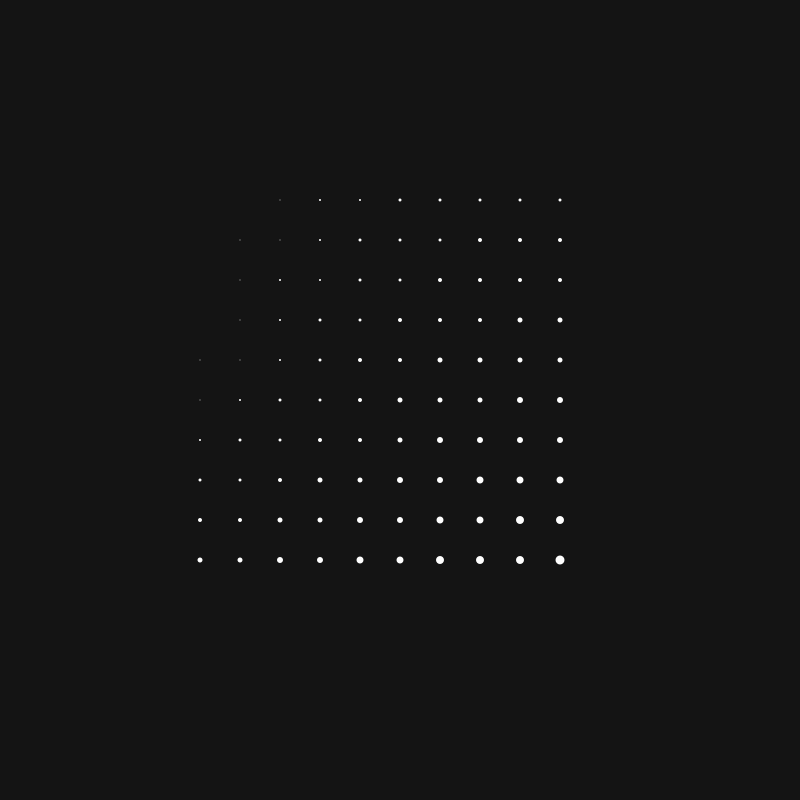
Frame 1 (no input)
Frame 60 (the mouse pressed at the canvas centre just before this capture): identical to frame 1, image omitted
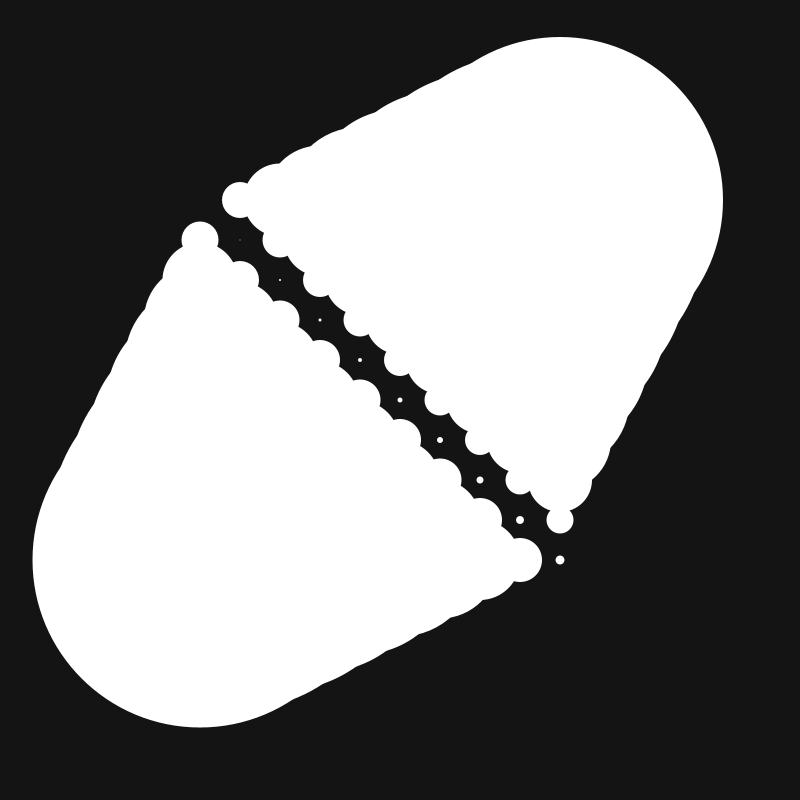
Frame 120 (the mouse held since frame 60 and released just before this capture)

The Processing sketch that drew these frames (run headless with seeded random() and noise(); from frame 60 on, the mouse is pressed at the canvas centre):

// Processing sketch: w06_04_2dArrays4
// ── w06_04_2dArrays4.pde
// Code 1 FA_18
// Bryan Ma

// 2d arrays part 4

// this sketch uses two 2d arrays - one to store x positions, and one to store y positions 
//  of ellipses being drawn to the screen. the only difference between using 2d arrays to store
//  these values is that it makes it easier for us to fill those values in a grid arrangement.

// add behavior to the ellipses so that they change positions every frame. 
// at minimum, try adapting the bouncing ball behavior to the ellipses. this will require two 
//  additional 2d arrays - one for x speed and one for y speed. see the example gif for a basic result.
// see the 1 dimensional array example from class in w06_00_ballArray for a reminder on bouncing ball behavior.

int gridW = 10;
int gridH = 10;
float[][] xPositions = new float[gridW][gridH];
float[][] yPositions = new float[gridW][gridH];

void setup() {
  size(800, 800);
  noStroke();

  for (int i = 0; i < gridW; i++) {
    for (int j = 0; j < gridH; j++) {
      xPositions[i][j] = map(i, 0, gridW, width/2 - 200, width/2 + 200);
      yPositions[i][j] = map(j, 0, gridH, height/2 - 200, height/2 + 200);
    }
  }
}

void draw() {
  background(20);
  for (int i = 0; i < gridW; i++) {
    for (int j = 0; j < gridH; j++) {
      float dist = dist(i, j, mouseX, mouseY);
      float s = int(map(dist, 0, 15, i, j));
      ellipse(xPositions[i][j], yPositions[i][j], s, s);
      
    }
  }
}
